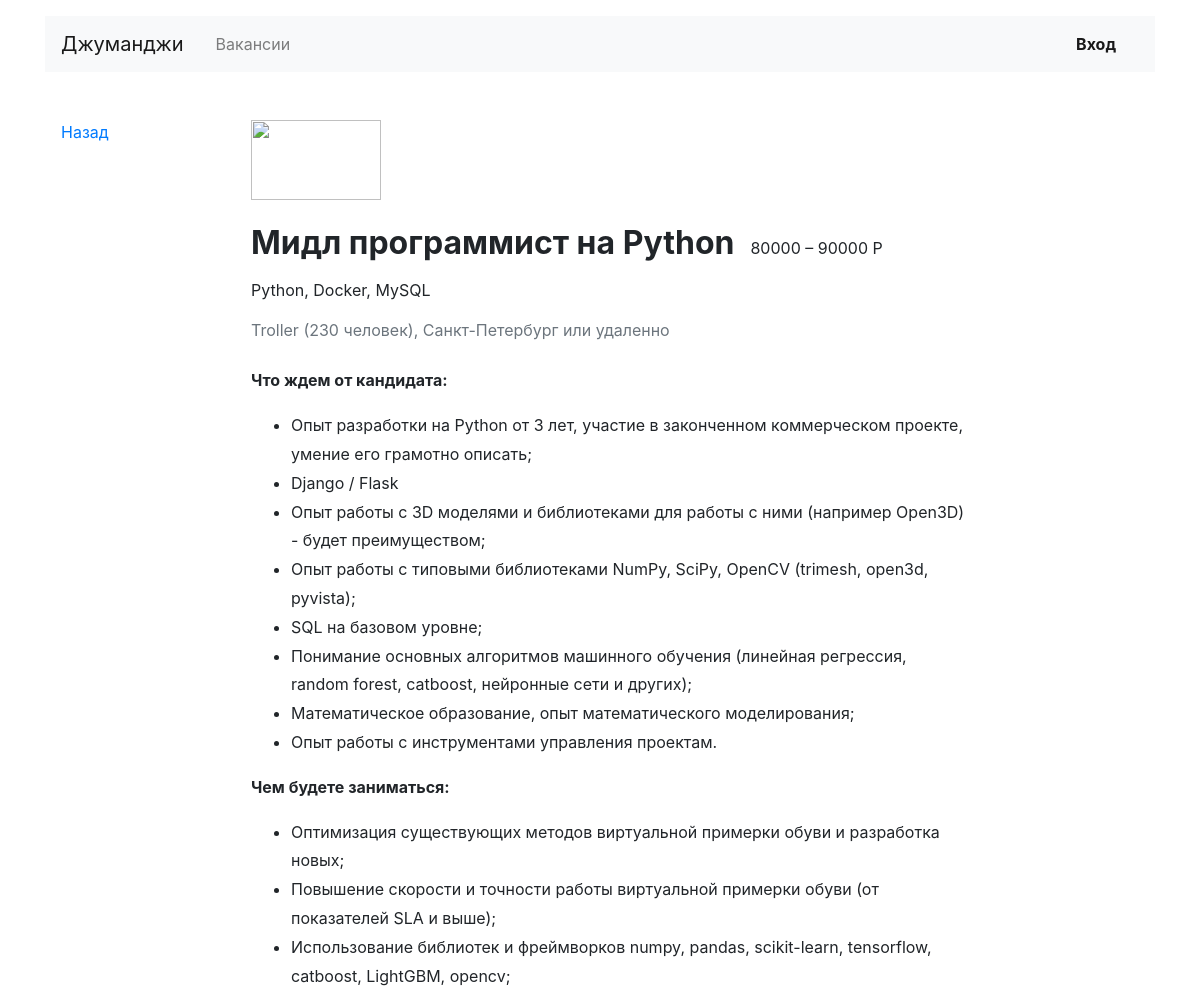
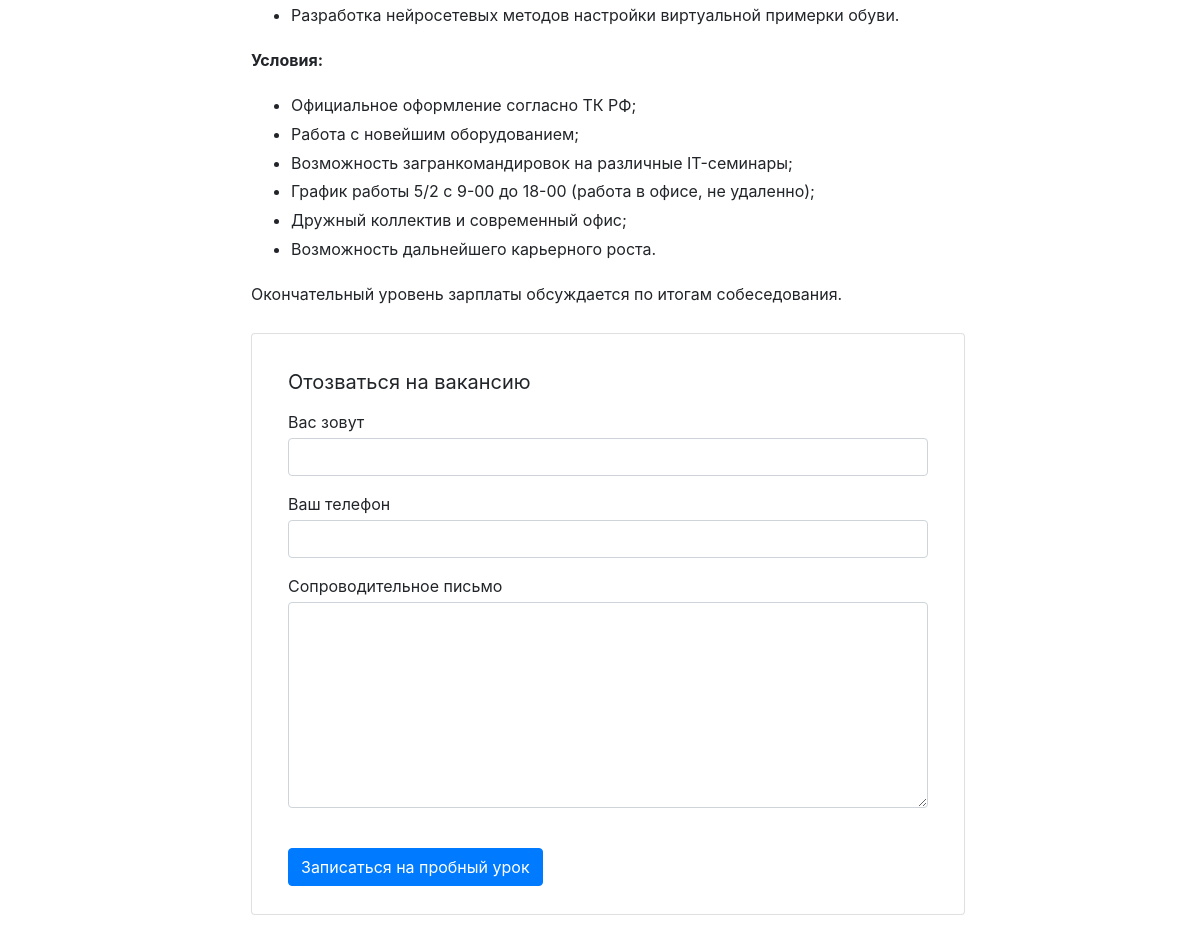
Screenshot of /vacancies/4 with the database file from the repository (2 pictures, top to bottom).
### job_finder/models.py (models this page shows, shortened)
class Vacancy(models.Model):
    title = models.CharField(max_length=200)
    specialty = models.ForeignKey(Specialty, on_delete=models.CASCADE, related_name='vacancies')
    company = models.ForeignKey(Company, on_delete=models.CASCADE, related_name='vacancies')
    skills = models.TextField()
    description = models.TextField()
    salary_min = models.IntegerField()
    salary_max = models.IntegerField()
    published_at = models.DateField()

class Company(models.Model):
    name = models.CharField(max_length=50)
    location = models.CharField(max_length=200)
    logo = models.URLField(max_length=500, default='https://place-hold.it/100x60')
    description = models.TextField()
    employee_count = models.IntegerField()

### job_finder/views.py (the view)
# urls.py: path('vacancies/<int:vacancy>', vacancy_view, name="vacancy"),
def vacancy_view(request, vacancy):
    context = {}
    context["vacancy"] = Vacancy.objects.get(id=vacancy)
    return render(request, "week3/vacancy.html", context)

### job_finder/templates/week3/vacancy.html
{% extends 'week3/base.html' %}
{% block container %}
  <main class="container mt-3 pb-5">
    <div class="row mt-5">
      <div class="col-12 col-lg-2">
        <div class="pl-3 mb-5">
          <p><a href="{{ request.META.HTTP_REFERER }}">Назад</a></p>
        </div>
      </div>
      <div class="col-12 col-lg-8">
        <section class="pl-3">
          <a href="#"><img src="https://place-hold.it/130x80" width="130" height="80" alt=""></a>
          <div class="d-flex align-items-baseline align-content-baseline">
            <h1 class="h2 mt-4 font-weight-bold" >{{ vacancy.title }}</h1>
            <p class="m-0 pl-3">{{ vacancy.salary_min }} – {{ vacancy.salary_max }} Р</p>
          </div>
          <p class="mt-2">{{ vacancy.skills }}</p>
          <p class="text-muted mb-4">{{ vacancy.company.name|title }} ({{ vacancy.company.employee_count }} человек), {{ vacancy.company.location }} или удаленно</p>
          <div style="line-height: 1.8;">
            {{ vacancy.description|safe }}
          </div>
          <form action="/echo" class="card mt-4 mb-3" enctype="multipart/form-data">
            <div class="card-body mx-3">
              <p class="h5 mt-3 font-weight-normal">Отозваться на вакансию</p>
              <div class="form-group">
                <label class="mb-1 mt-2" for="userName">Вас зовут</label>
                <input class="form-control" type="text" placeholder="" id="userName">
              </div>
              <div class="form-group">
                <label class="mb-1" for="userPhone">Ваш телефон</label>
                <input class="form-control" type="tel" placeholder="" id="userPhone">
              </div>
              <div class="form-group">
                <label class="mb-1" for="userMsg" >Сопроводительное письмо</label>
                <textarea class="form-control" rows="8" id="userMsg"></textarea>
              </div>
              <input type="submit" class="btn btn-primary mt-4 mb-2" value="Записаться на пробный урок">
            </div>
          </form>
        </section>
      </div>
    </div>
  </main>
{% endblock %}

### rows the page displays
Vacancy: title "Мидл программист на Python", salary_min "80000", salary_max "90000", skills "Python, Docker, MySQL", company.name "Troller", company.employee_count "230", company.location "Санкт-Петербург", description "Что ждем от кандидата: Опыт разработки на Python от 3 лет, участие в законченном коммерческом проекте, умение его грамотно описать; Django / Flask Опыт работы с 3D моделями и библиотеками для работы с ними (например Open3D) - будет преимуществом; Опыт работы с типовыми библиотеками NumPy, SciPy, OpenCV (trimesh, open3d, pyvista); SQL на базовом уровне; Понимание основных алгоритмов машинного обучения (линейная регрессия, random forest, catboost, нейронные сети и других); Математическое образование, опыт математического моделирования; Опыт работы с инструментами управления проектам. Чем будете заниматься: Оптимизация существующих методов виртуальной примерки обуви и разработка новых;…"
